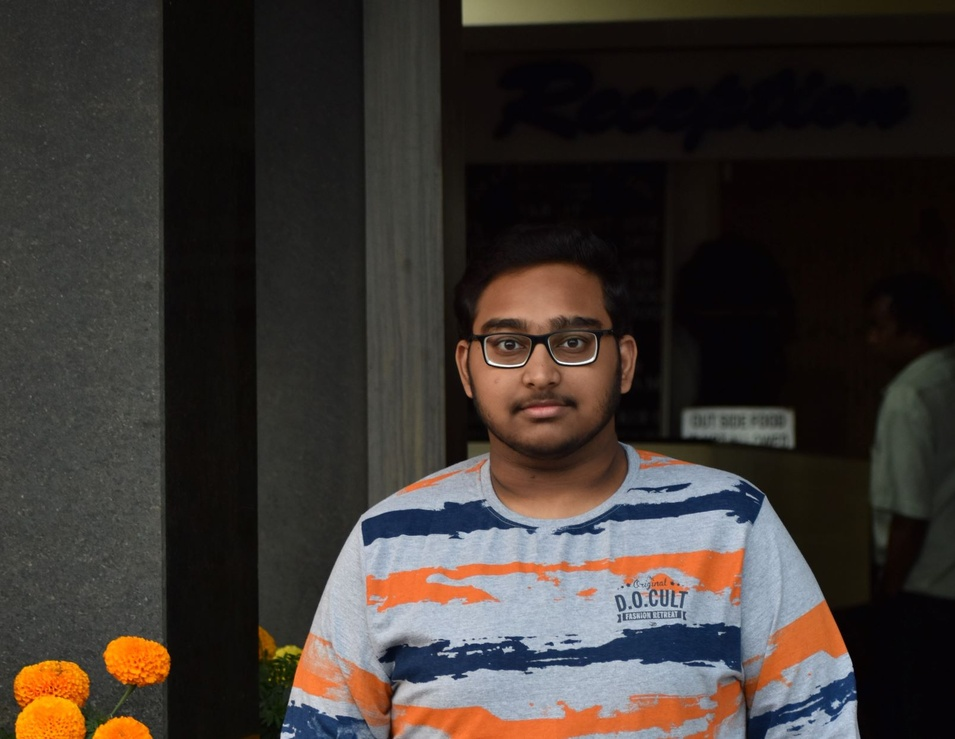
#> input picture Resources/Train/Subhopriyo/DSC_0451.JPG, 955 x 739 px, shrunk from 1607 x 1244 before the run; its folder holds only this picture in this run
$ python face_train.py
#> lines starting #> are read from the running program, lines starting #| are printed output that depends on the picture
import os
import cv2 as cv
import numpy as np

people=['Subhopriyo','Bedantika']
DIR = r'Resources/Train'

haar_cascade = cv.CascadeClassifier('haar_face.xml')

features = []
labels = []

def create_train():
    for person in people:
        path = os.path.join(DIR,person)
        label = people.index(person)

        for img in os.listdir(path):
            img_path=os.path.join(path,img)

            image=cv.imread(img_path)
#> image is the input picture: shape (739, 955, 3); mean B, G, R 48.7, 53, 59.7
            gray = cv.cvtColor(image, cv.COLOR_BGR2GRAY)
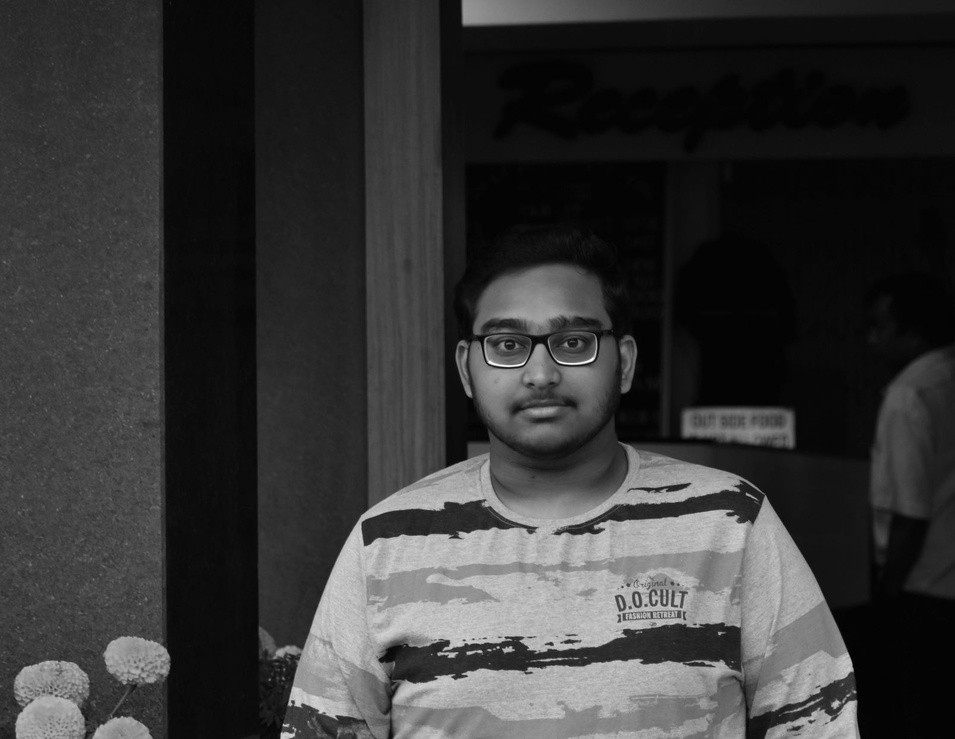
#> gray: shape (739, 955); min 0, max 254, mean 54.5

            faces_rect = haar_cascade.detectMultiScale(gray,scaleFactor=1.1, minNeighbors=4)
#> faces_rect = [[449, 270, 186, 186]]

            for (x,y,w,h) in faces_rect:
                faces_roi = gray[y:y+h, x:x+w]
                features.append(faces_roi)
                labels.append(label)
#> this loop made 1 pass
#> pass 1, in create_train, `faces_roi = gray[y:y+h, x:x+w]`:
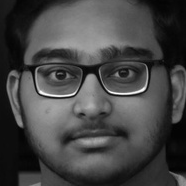
#> faces_roi: shape (186, 186); min 1, max 254, mean 69.8
#> after the loop, features = 1 item; labels = [0]

print('Traning Model----------------------->')
#> (the run stopped early here; a loop or call above may not have finished)
